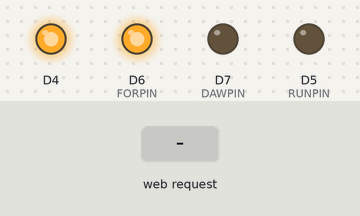
A sketch run on a simulated ESP8266 (NodeMCU). Shown: output pins drawn as LEDs (lit = HIGH, except the on-board LED, lit = LOW). The inputs (shaded band) are chosen by the test bench. WiFi joins after 1.5 s; servers stay silent unless stated; what the sketch prints to the serial monitor is not drawn.

Above: at 12.9 s.
13.0 s: HTTP request GET /wash/start received
At 22.3 s:
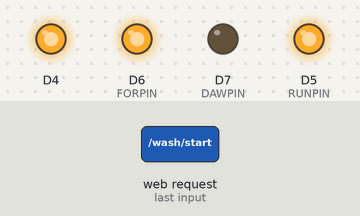
At 33.0 s:
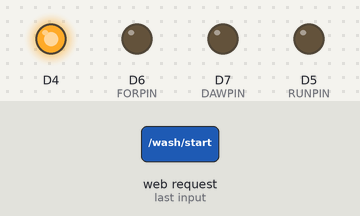
Timing chart, 0 to 44.1 s (numbered marks = the images above; inputs shaded):
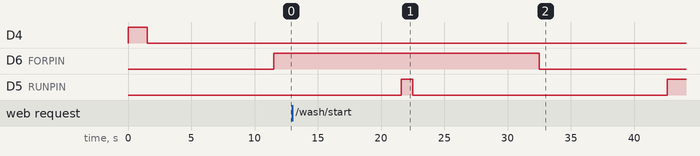

Measured:
- after the input at 13.0 s, D6 (FORPIN): HIGH → LOW after 19.5 s; D5 (RUNPIN): LOW → HIGH after 8.6 s, → LOW 0.90 s later, → HIGH 20.1 s later

The sketch:

sketch_may21a.ino
```cpp
#include <FS.h>
#include <ESP8266WiFi.h>
#include <DNSServer.h>
#include <ESP8266WebServer.h>
#include <WiFiManager.h>

ESP8266WebServer server(80);

int ws = 0;
int dw = 0;
int wd = 200;
int sd = 800;
int tl = 10;
bool lkfr;
bool fr = true;
int RUNPIN = D5;
int FORPIN = D6;
int DAWPIN = D7;
String redirectString = "<html> <head> <script> window.location.href = 'http://wash.athulraj.com'; </script> </head> </html>";

void setup() {
  Serial.begin(115200);
  Serial.println();
  pinMode(BUILTIN_LED, OUTPUT);
  pinMode(RUNPIN, OUTPUT);
  pinMode(FORPIN, OUTPUT);
  pinMode(DAWPIN, OUTPUT);
  digitalWrite(BUILTIN_LED, HIGH);
  WiFiManager wifiManager;
  if (!wifiManager.autoConnect("Washing Machine", "password")) {
    Serial.println("failed to connect, we should reset as see if it connects");
    delay(3000);
    ESP.reset();
    delay(5000);
  }
  Serial.println("connected...yeey :)");
  Serial.print("local ip : ");
  Serial.println(WiFi.localIP());
  digitalWrite(BUILTIN_LED, LOW);
  server.on("/", [](){
    server.send(200, "text/html", redirectString);
  });
  server.on("/wash/start", [](){
    ws=1;
    server.send(200, "text/html", "Washing");
  });
  server.on("/wash/end", [](){
    ws=0;
    server.send(200, "text/html", "Drum Idle");
  });
  server.on("/spin/start", [](){
    ws=2;
    server.send(200, "text/html", "Spinning");
  });
  server.on("/spin/end", [](){
    ws=0;
    server.send(200, "text/html", "Drum Idle");
  });
  server.on("/dump/start", [](){
    dw=1;
    server.send(200, "text/html", "Dumping");
  });
  server.on("/dump/end", [](){
    dw=0;
    server.send(200, "text/html", "Not Dumping");
  });
  server.begin();
}

void loop() {
  server.handleClient();
  if(tl>0){
    tl--;
  }else{
    switch(ws){
      case 0 : tl += 0; break;
      case 2 :
        tl += sd;
        fr = !fr;
      break;
      case 1 :
        tl += wd;
        fr = !fr;
      break;
    }
  }
  //Serial.println (String(ws) + "(" + String(fr) + ")" + String(dw));
  if(ws>0)
    digitalWrite(RUNPIN, HIGH);
  else
    digitalWrite(RUNPIN, LOW);
  if(dw>0)
    digitalWrite(DAWPIN, HIGH);
  else
    digitalWrite(DAWPIN, LOW);
  if (lkfr != fr){
    digitalWrite(RUNPIN, LOW);
    delay(10000);
    if(fr>0)
      digitalWrite(FORPIN, HIGH);
    else
      digitalWrite(FORPIN, LOW);
    delay(10000);
    digitalWrite(RUNPIN, LOW);
    lkfr = fr;
  }
  delay(100);
}
```
